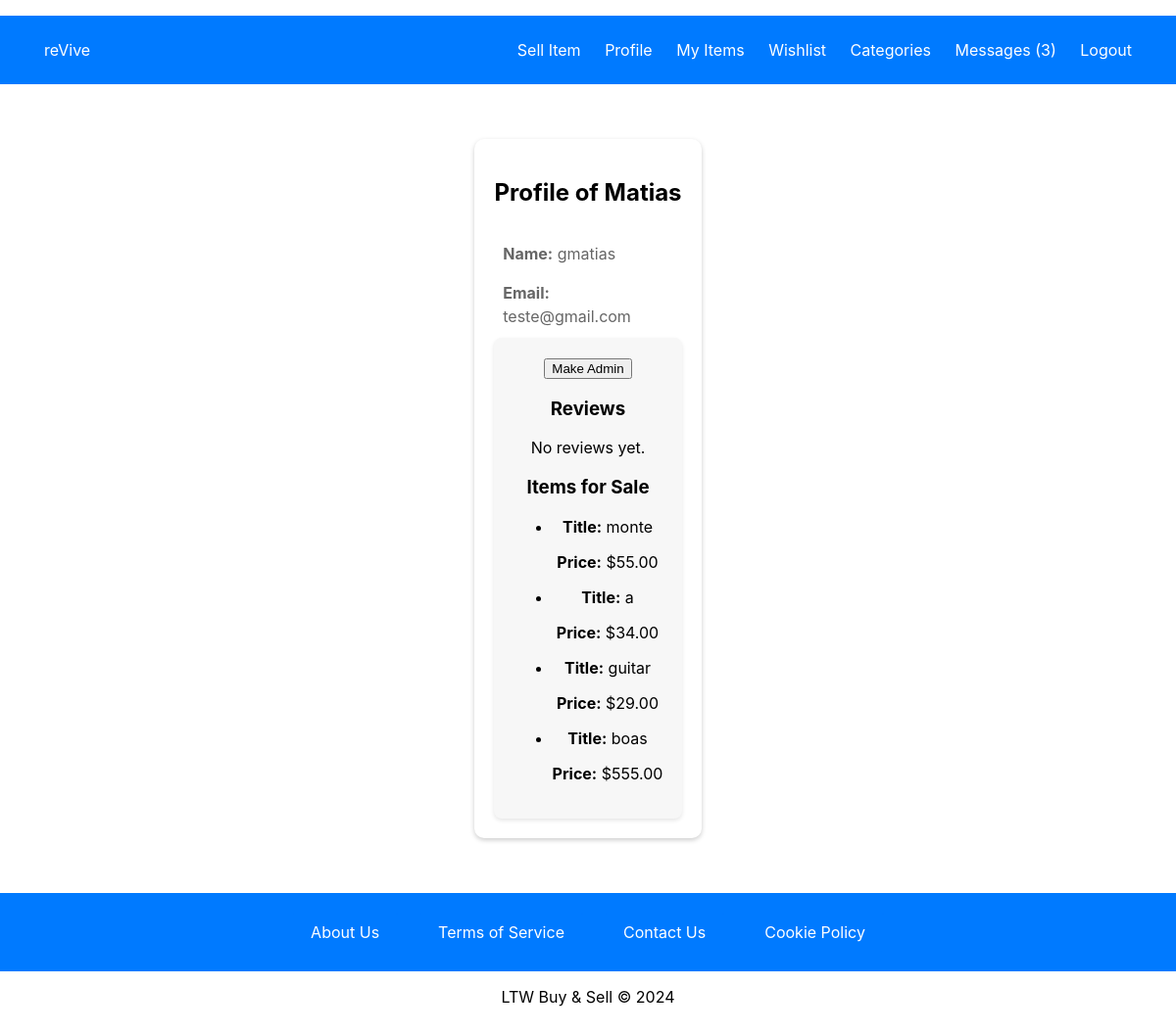
Page /pages/user_profile.php?user_id=4 (signed in) on the committed database.
### tables this page shows
CREATE TABLE users (
    user_id INTEGER PRIMARY KEY AUTOINCREMENT,
    name TEXT NOT NULL,
    username TEXT NOT NULL UNIQUE,
    password TEXT NOT NULL,
    email TEXT NOT NULL UNIQUE,
    is_admin BOOLEAN NOT NULL DEFAULT 0
);

CREATE TABLE items (
    item_id INTEGER PRIMARY KEY AUTOINCREMENT,
    user_id INTEGER NOT NULL,
    category_id INTEGER NOT NULL,
    title TEXT NOT NULL,
    description TEXT NOT NULL,
    city TEXT NOT NULL,
    price REAL NOT NULL,
    image_path TEXT,
    FOREIGN KEY (user_id) REFERENCES users(user_id),
    FOREIGN KEY (category_id) REFERENCES categories(category_id)
);

### database/users.class.php (called while the page is built, shortened)
<?php
class Users {
    public function __construct(int $id, string $name, string $username, string $email, bool $is_admin) {
        $this->name = $name;
        $this->username = $username;
        $this->email = $email;
        $this->is_admin = $is_admin;
    }
    public static function getUser(PDO $db, int $id): ?Users {
        $stmt = $db->prepare('SELECT user_id, name, username, email, is_admin FROM users WHERE user_id = ?');
        $stmt->execute([$id]);
        $user = $stmt->fetch(PDO::FETCH_ASSOC);
        if ($user) {
            return new Users(
                $user['user_id'],
                $user['name'],
                $user['username'],
                $user['email'],
                (bool) $user['is_admin']
            );
        } else {
            return null;
        }
    }
}
?>

### database/reviews.class.php (called while the page is built, shortened)
<?php
class Reviews {
    public static function getReviewsByUser(PDO $db, int $userId): array {
        $stmt = $db->prepare("
            SELECT items.title, reviews.rating, reviews.comment, reviews.review_date
            FROM reviews
            JOIN items ON reviews.item_id = items.item_id
            WHERE items.user_id = ?
        ");
        $stmt->execute([$userId]);
        return $stmt->fetchAll(PDO::FETCH_ASSOC);
    }
}

### database/items.class.php (called while the page is built, shortened)
<?php
class Item {
    public function __construct(array $data = []) {
        $this->title = $data['title'] ?? '';
        $this->price = isset($data['price']) ? (float)$data['price'] : 0.0;
    }
    public static function getItemsByUser(PDO $db, int $user_id): array {
        $stmt = $db->prepare('SELECT * FROM Items WHERE user_id = ?');
        $stmt->execute([$user_id]);
        $items = [];
        while ($row = $stmt->fetch(PDO::FETCH_ASSOC)) {
            $items[] = new Item($row);
        }
        return $items;
    }
}
?>

### pages/user_profile.php (the view, shortened to what this page needs)
<?php
require_once(__DIR__ . '/../utils/session.php');
require_once(__DIR__ . '/../database/connection.db.php');
require_once(__DIR__ . '/../database/users.class.php');
require_once(__DIR__ . '/../database/reviews.class.php');
require_once(__DIR__ . '/../database/items.class.php');
require_once(__DIR__ . '/../templates/common.php');
$db = getDatabaseConnection();
$user_id = intval($_GET['user_id']);
$user = Users::getUser($db, $user_id);
$reviews = Reviews::getReviewsByUser($db, $user_id);
$soldItems = Item::getItemsByUser($db, $user_id);
$loggedUser_id = $_SESSION['user_id'];
$loggedUser = Users::getUser($db, $loggedUser_id);
?>
<link rel="stylesheet" type="text/css" href="../styles/profile.css">
<div class="profile-container">
    <h2>Profile of <?php echo htmlspecialchars($user->username); ?></h2>
    <div class="profile-details">
        <p><strong>Name:</strong> <?php echo htmlspecialchars($user->name); ?></p>
        <p><strong>Email:</strong> <?php echo htmlspecialchars($user->email); ?></p>
    </div>
    <?php if ($loggedUser->is_admin && !$user->is_admin && $user_id != $loggedUser_id): ?>
        <form action="../actions/action_make_admin.php" method="POST">
            <button type="submit">Make Admin</button>
    <?php endif; ?>
    <h3>Reviews</h3>
    <div class="user-reviews">
        <?php if (count($reviews) > 0): ?>
            <ul>
                <?php foreach ($reviews as $review): ?>
                    <li>
                        <p><strong>Rating:</strong> <?php echo htmlspecialchars($review['rating']); ?>/5</p>
                        <p><strong>Comment:</strong> <?php echo htmlspecialchars($review['comment']); ?></p>
                        <p><strong>Date:</strong> <?php echo htmlspecialchars($review['review_date']); ?></p>
                    </li>
                <?php endforeach; ?>
            </ul>
        <?php else: ?>
            <p>No reviews yet.</p>
        <?php endif; ?>
    </div>
    <h3>Items for Sale</h3>
    <div class="sold-items">
        <?php if (count($soldItems) > 0): ?>
            <ul>
                <?php foreach ($soldItems as $item): ?>
                    <li>
                        <p><strong>Title:</strong> <?php echo htmlspecialchars($item->title); ?></p>
                        <p><strong>Price:</strong> $<?php echo htmlspecialchars(number_format($item->price, 2)); ?></p>
                    </li>
                <?php endforeach; ?>
            </ul>
        <?php else: ?>
            <p>No items sold yet.</p>
        <?php endif; ?>
    </div>
</div>

### styles/register.css (style rules this page uses)
body, html { height: 100%; margin: 0; font-family: -apple-system, BlinkMacSystemFont, "Segoe UI", Roboto, "Helvetica Neue", Arial, sans-serif; }
form { background: #f7f7f7; box-shadow: 0 2px 4px rgba(0,0,0,0.1); padding: 20px; border-radius: 8px; }

### styles/mainPage.css (style rules this page uses)
html, body { height: 100%; margin: 0; padding: 0; display: flex; flex-direction: column; font-family: -apple-system, BlinkMacSystemFont, "Segoe UI", Roboto, "Helvetica Neue", Arial, sans-serif; }
body { min-height: 100vh; display: flex; flex-direction: column; }

### styles/login.css (style rules this page uses)
body, html { height: 100%; margin: 0; font-family: -apple-system, BlinkMacSystemFont, "Segoe UI", Roboto, "Helvetica Neue", Arial, sans-serif; }
form { background: #f7f7f7; box-shadow: 0 2px 4px rgba(0,0,0,0.1); padding: 20px; border-radius: 8px; }

### styles/profile.css (style rules this page uses)
.profile-container { max-width: 800px; margin: 40px auto; padding: 20px; background: #fff; box-shadow: 0 2px 5px rgba(0,0,0,0.2); border-radius: 10px; text-align: left; }
.profile-details p { font-size: 16px; color: #666; line-height: 1.5; margin-bottom: 10px; }
body, html { height: 100%; margin: 0; font-family: -apple-system, BlinkMacSystemFont, "Segoe UI", Roboto, "Helvetica Neue", Arial, sans-serif; }
.profile-container { text-align: center; }
.profile-details { display: inline-block; text-align: left; max-width: 90%; }

### rows in the picture
users: username "Matias", name "gmatias", email "teste@gmail.com"
items: title "monte", price "55.00"
items: title "a", price "34.00"
items: title "guitar", price "29.00"
items: title "boas", price "555.00"

### other values in the picture
$unreadCount "3"
